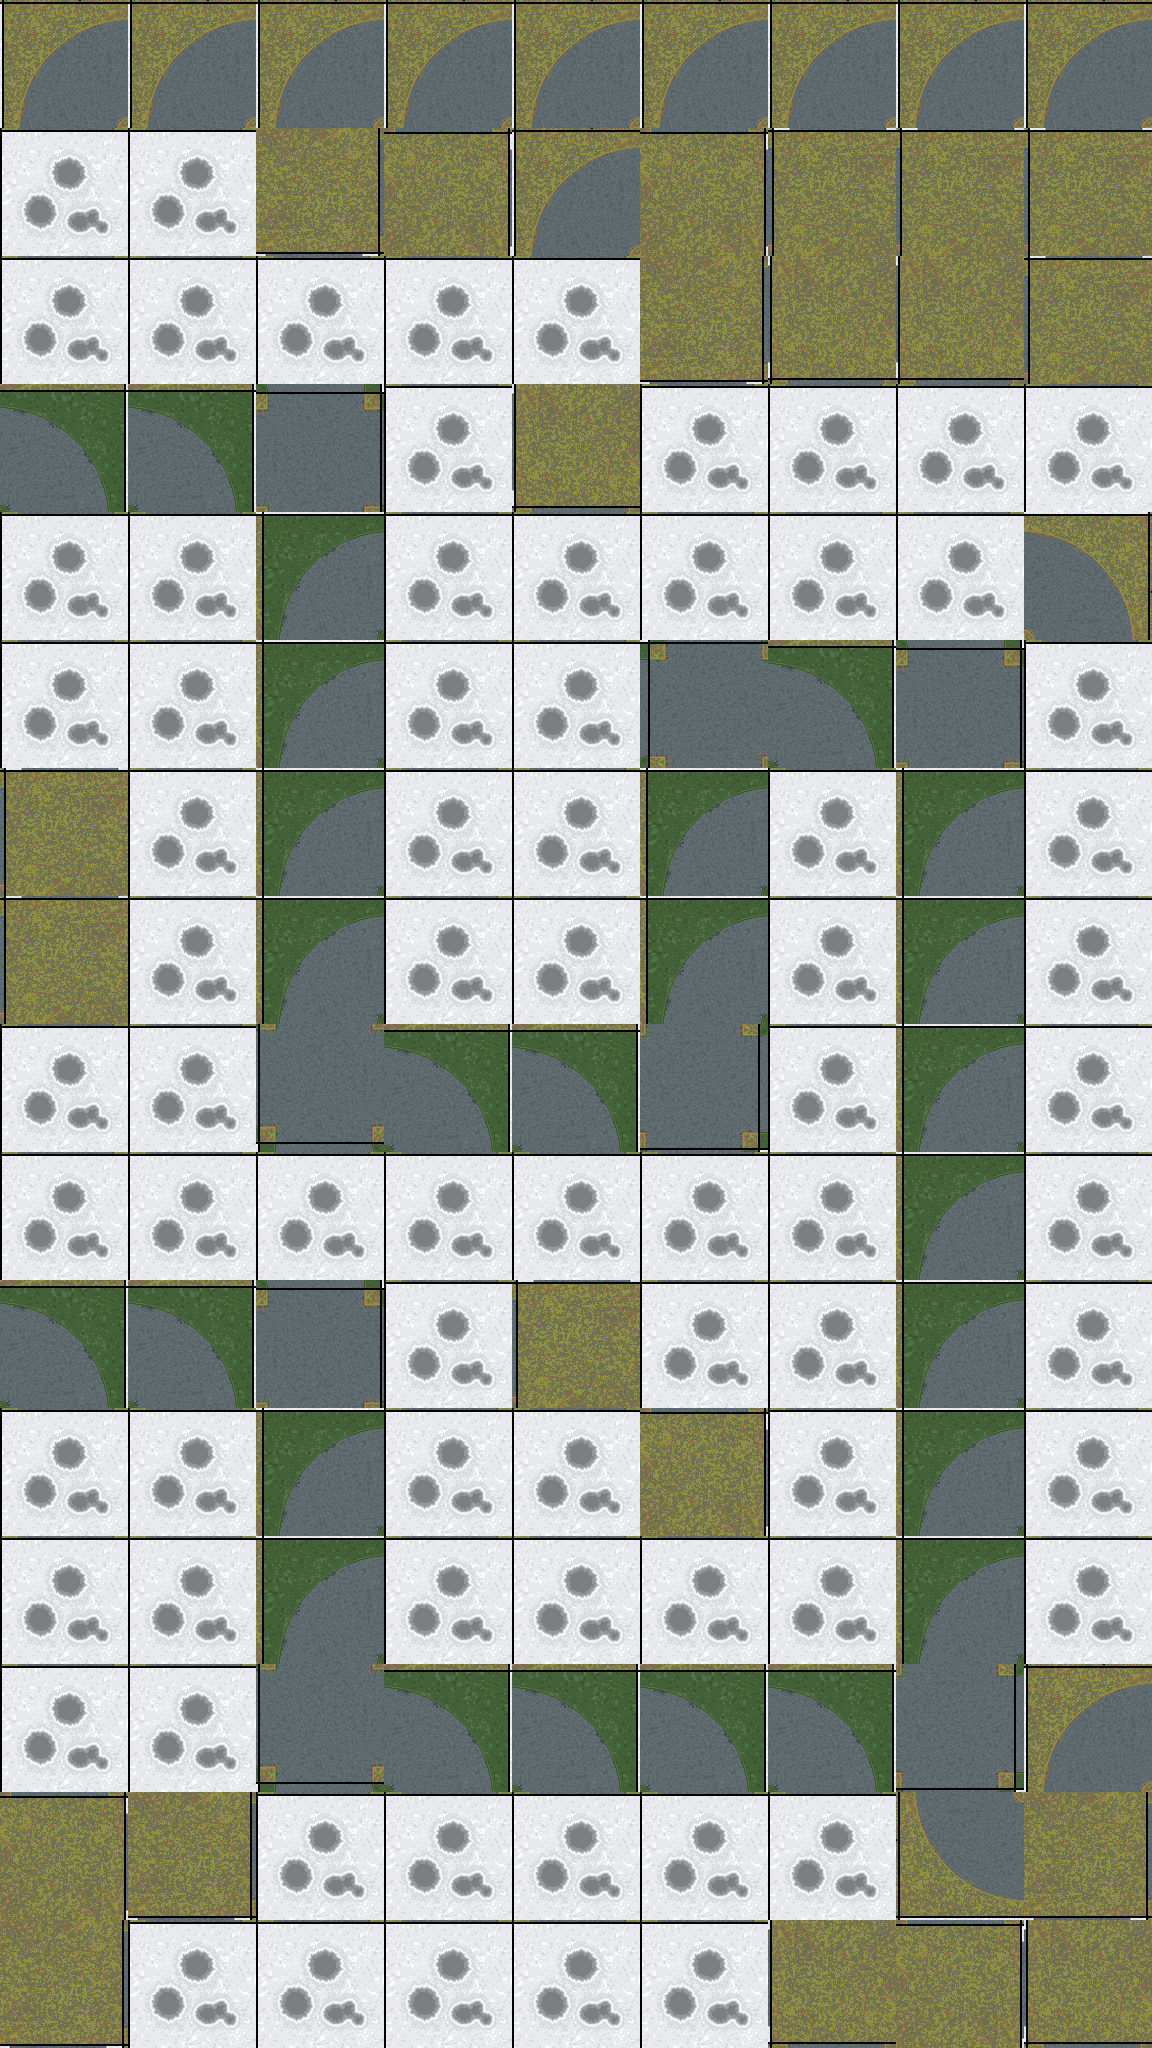

A 2D game scene composited from a Tiled map and its tileset images. What follows is a short description and the map's XML, with every tile layer's data as written:
An orthogonal 9x16 tile map with 128x128 px tiles, 1 tile layer (base) and 26 objects.

<map version="1.8" tiledversion="1.8.4" orientation="orthogonal" renderorder="right-up" width="9" height="16" tilewidth="128" tileheight="128" infinite="0" nextlayerid="6" nextobjectid="28">
 <tileset firstgid="1" source="terrain.tsx" />
 <layer id="1" name="base" width="9" height="16">
  <data encoding="csv">
9,9,9,9,9,9,9,9,9,
8,8,3221225482,2684354570,9,2684354570,10,10,10,
8,8,8,8,8,3221225482,1610612746,1610612746,10,
2684354571,2684354571,2684354572,8,1610612746,8,8,8,8,
8,8,11,8,8,8,8,8,2684354569,
8,8,11,8,8,12,2684354571,2684354572,8,
10,8,11,8,8,11,8,11,8,
10,8,11,8,8,11,8,11,8,
8,8,1610612748,2684354571,2684354571,3221225484,8,11,8,
8,8,8,8,8,8,8,11,8,
2684354571,2684354571,2684354572,8,10,8,8,11,8,
8,8,11,8,8,2684354570,8,11,8,
8,8,11,8,8,8,8,11,8,
8,8,1610612748,2684354571,2684354571,2684354571,2684354571,3221225484,9,
2684354570,3221225482,8,8,8,8,8,1610612745,3221225482,
3221225482,8,8,8,8,8,1610612746,2684354570,1610612746
</data>
 </layer>
 <objectgroup id="4" name="blocked">
  <object id="1" x="72.1805" y="813.714">
   <polygon points="-54.4025,-43.522 -51.8797,177.467 31.5789,173.684 44.7151,-32.2438" />
  </object>
  <object id="2" x="525.564" y="1289.65">
   <polygon points="0,0 121.805,230.075 223.308,236.842 225.564,126.316 130.827,128.571 101.504,96.9925 96.9925,-4.51128" />
  </object>
  <object id="3" x="252.632" y="1797.17">
   <polygon points="0,0 -241.353,-4.51128 -248.655,221.451 -239.098,239.098 -6.16539,237.908 -4.51128,112.782" />
  </object>
  <object id="4" x="778.195" y="2031.76">
   <polygon points="0,0 -4.51128,-106.015 121.805,-108.271 124.06,-243.609 248.12,-236.842 254.887,-365.414 365.414,-367.669 374.436,-245.865 365.414,2.25564" />
  </object>
  <object id="5" x="521.053" y="500.18">
   <polygon points="0,0 4.51128,-108.271 157.895,-241.353 -248.12,-257.143 -263.91,-365.414 606.767,-367.669 624.812,-115.038 175.94,-121.805" />
  </object>
 </objectgroup>
 <objectgroup id="5" name="waypoints">
  <object id="6" x="6.76692" y="1337.02">
   <point />
  </object>
  <object id="7" x="254.887" y="1339.28">
   <point />
  </object>
  <object id="8" x="318.045" y="1400.18">
   <point />
  </object>
  <object id="9" x="322.556" y="1657.32">
   <point />
  </object>
  <object id="10" x="385.714" y="1724.99">
   <point />
  </object>
  <object id="11" x="638.346" y="1724.99">
   <point />
  </object>
  <object id="12" x="900" y="1722.74">
   <point />
  </object>
  <object id="13" x="960.902" y="1659.58">
   <point />
  </object>
  <object id="14" x="960.902" y="1030.26">
   <point />
  </object>
  <object id="15" x="954.135" y="737.023">
   <point />
  </object>
  <object id="16" x="843.609" y="689.654">
   <point />
  </object>
  <object id="17" x="706.547" y="737.951">
   <point />
  </object>
  <object id="18" x="696.992" y="971.609">
   <point />
  </object>
  <object id="19" x="685.714" y="1073.11">
   <point />
  </object>
  <object id="20" x="482.707" y="1084.39">
   <point />
  </object>
  <object id="21" x="338.346" y="1077.62">
   <point />
  </object>
  <object id="22" x="309.023" y="973.865">
   <point />
  </object>
  <object id="23" x="318.045" y="737.023">
   <point />
  </object>
  <object id="24" x="318.045" y="579.128">
   <point />
  </object>
  <object id="25" x="284.211" y="443.789">
   <point />
  </object>
  <object id="26" x="58.6466" y="434.767">
   <point />
  </object>
 </objectgroup>
</map>